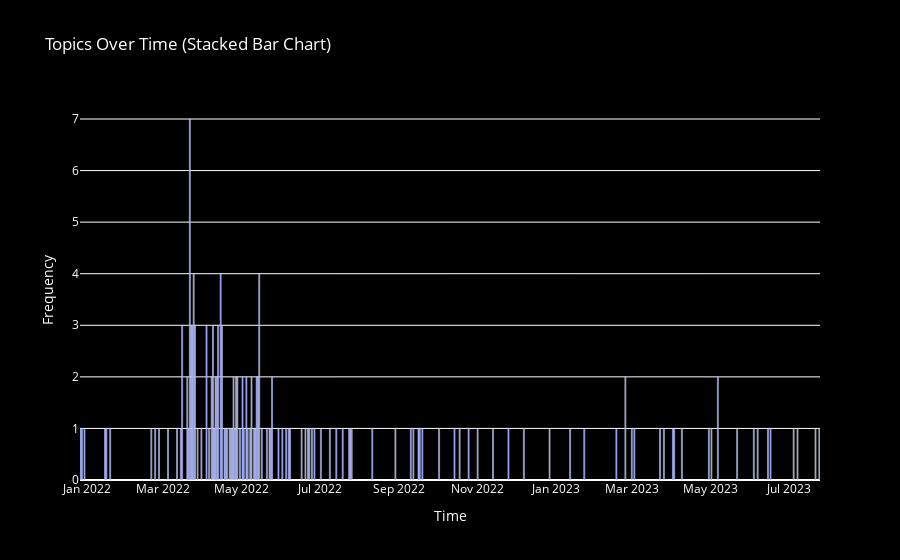
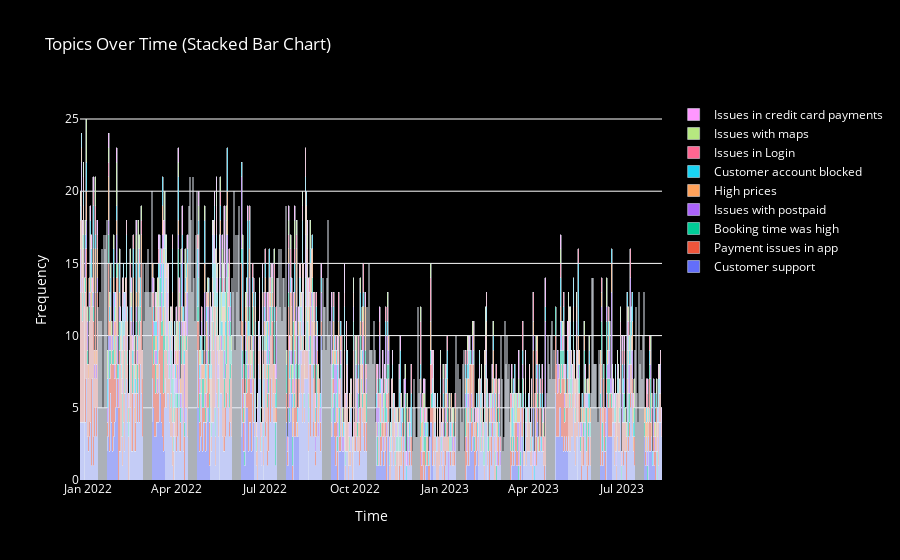

Notebook code for these charts, in order:
### Code cell
# 
# <--Post processing 4: Add date to use with topics over time-->
# 
# 

# Convert the review_date column to datetime format
df['review_date'] = pd.to_datetime(df['review_date'])

# Extract the year, month, and day and create a new column in YYYY-MM-DD format
df['review_ymd'] = df['review_date'].dt.strftime('%Y-%m-%d').astype(str)


# Get topics over time
topics_over_time = topic_model.topics_over_time(df['cleaned_review'].tolist(), df['review_ymd'])


fig_1 = topic_model.visualize_topics_over_time(topics_over_time, topics=[35], custom_labels = True)
fig_2 = topic_model.visualize_topics_over_time(topics_over_time, topics=[3,4,8,9,10,12,26,28,40], custom_labels = True)
# fig = topic_model.visualize_topics_over_time(topics_over_time)
fig_1_bar = convert_line_chart_to_bar_chart(fig_1)
fig_2_bar = convert_line_chart_to_bar_chart(fig_2)
# Display the plot inline in a Jupyter notebook
fig_1_bar.show()
fig_2_bar.show()

# Alternatively, save the plot to an HTML file
fig_1_bar.write_html("topics_over_time_1.html")
fig_2_bar.write_html("topics_over_time_2.html")

# print(topic_model.visualize_topics_over_time(topics_over_time, topics=[9, 10, 72, 83, 87, 91]))

### Figure 1 — Plotly figure (JSON) as saved in the notebook; plotly's stock layout.template omitted (floating-point values rounded to 4 significant figures)
{"data": [{"name": "AC in cab related issues", "type": "bar", "x": ["2021-12-27T00:00:00", "2021-12-28T00:00:00", "2021-12-30T00:00:00", "2022-01-15T00:00:00", "2022-01-16T00:00:00", "2022-01-19T00:00:00", "2022-02-20T00:00:00", "2022-02-23T00:00:00", "2022-02-26T00:00:00", "2022-03-05T00:00:00", "2022-03-12T00:00:00", "2022-03-15T00:00:00", "2022-03-16T00:00:00", "2022-03-20T00:00:00", "2022-03-21T00:00:00", "2022-03-22T00:00:00", "2022-03-23T00:00:00", "2022-03-24T00:00:00", "2022-03-25T00:00:00", "2022-03-26T00:00:00", "2022-03-28T00:00:00", "2022-03-31T00:00:00", "2022-04-04T00:00:00", "2022-04-06T00:00:00", "2022-04-08T00:00:00", "2022-04-09T00:00:00", "2022-04-10T00:00:00", "2022-04-11T00:00:00", "2022-04-12T00:00:00", "2022-04-13T00:00:00", "2022-04-15T00:00:00", "2022-04-16T00:00:00", "2022-04-18T00:00:00", "2022-04-19T00:00:00", "2022-04-20T00:00:00", "2022-04-22T00:00:00", "2022-04-23T00:00:00", "2022-04-24T00:00:00", "2022-04-25T00:00:00", "2022-04-26T00:00:00", "2022-04-27T00:00:00", "2022-04-28T00:00:00", "2022-04-30T00:00:00", "2022-05-02T00:00:00", "2022-05-03T00:00:00", "2022-05-05T00:00:00", "2022-05-06T00:00:00", "2022-05-08T00:00:00", "2022-05-09T00:00:00", "2022-05-11T00:00:00", "2022-05-12T00:00:00", "2022-05-13T00:00:00", "2022-05-14T00:00:00", "2022-05-15T00:00:00", "2022-05-17T00:00:00", "2022-05-21T00:00:00", "2022-05-23T00:00:00", "2022-05-24T00:00:00", "2022-05-25T00:00:00", "2022-05-30T00:00:00", "2022-06-02T00:00:00", "2022-06-05T00:00:00", "2022-06-07T00:00:00", "2022-06-08T00:00:00", "2022-06-17T00:00:00", "2022-06-20T00:00:00", "2022-06-22T00:00:00", "2022-06-23T00:00:00", "2022-06-25T00:00:00", "2022-06-27T00:00:00", "2022-07-02T00:00:00", "2022-07-09T00:00:00", "2022-07-14T00:00:00", "2022-07-19T00:00:00", "2022-07-24T00:00:00", "2022-07-25T00:00:00", "2022-07-26T00:00:00", "2022-08-11T00:00:00", "2022-08-29T00:00:00", "2022-09-10T00:00:00", "2022-09-12T00:00:00", "2022-09-16T00:00:00", "2022-09-17T00:00:00", "2022-09-19T00:00:00", "2022-10-02T00:00:00", "2022-10-14T00:00:00", "2022-10-18T00:00:00", "2022-10-25T00:00:00", "2022-11-01T00:00:00", "2022-11-13T00:00:00", "2022-11-25T00:00:00", "2022-12-07T00:00:00", "2022-12-27T00:00:00", "2023-01-12T00:00:00", "2023-01-23T00:00:00", "2023-02-17T00:00:00", "2023-02-24T00:00:00", "2023-03-01T00:00:00", "2023-03-03T00:00:00", "2023-03-23T00:00:00", "2023-03-26T00:00:00", "2023-04-02T00:00:00", "2023-04-03T00:00:00", "2023-04-09T00:00:00", "2023-04-30T00:00:00", "2023-05-02T00:00:00", "2023-05-07T00:00:00", "2023-05-22T00:00:00", "2023-06-04T00:00:00", "2023-06-07T00:00:00", "2023-06-15T00:00:00", "2023-06-17T00:00:00", "2023-07-05T00:00:00", "2023-07-08T00:00:00", "2023-07-22T00:00:00", "2023-07-25T00:00:00"], "y": [1, 1, 1, 1, 1, 1, 1, 1, 1, 1, 1, 1, 3, 2, 1, 7, 3, 3, 4, 3, 1, 1, 3, 1, 2, 3, 1, 2, 2, 3, 4, 3, 1, 1, 1, 1, 1, 1, 2, 1, 2, 2, 1, 2, 1, 2, 1, 1, 2, 1, 1, 2, 2, 4, 1, 1, 1, 1, 2, 1, 1, 1, 1, 1, 1, 1, 1, 1, 1, 1, 1, 1, 1, 1, 1, 1, 1, 1, 1, 1, 1, 1, 1, 1, 1, 1, 1, 1, 1, 1, 1, 1, 1, 1, 1, 1, 2, 1, 1, 1, 1, 1, 1, 1, 1, 1, 2, 1, 1, 1, 1, 1, 1, 1, 1, 1]}], "layout": {"autosize": true, "barmode": "stack", "font": {"color": "white"}, "paper_bgcolor": "black", "plot_bgcolor": "black", "title": {"text": "Topics Over Time (Stacked Bar Chart)"}, "xaxis": {"autorange": true, "range": ["2021-12-26 12:00", "2023-07-25 12:00"], "title": {"text": "Time"}, "type": "date"}, "yaxis": {"autorange": true, "range": [0, 7.368], "title": {"text": "Frequency"}, "type": "linear"}}}

### Figure 2 — Plotly figure (JSON) as saved in the notebook; plotly's stock layout.template omitted (floating-point values rounded to 4 significant figures; data arrays with more than 128 entries replaced by an {"elided": "..."} marker saying what was removed)
{"data": [{"name": "Customer support", "type": "bar", "x": {"elided": "533 str values"}, "y": {"elided": "533 int values"}}, {"name": "Payment issues in app", "type": "bar", "x": {"elided": "536 str values"}, "y": {"elided": "536 int values"}}, {"name": "Booking time was high", "type": "bar", "x": {"elided": "369 str values"}, "y": {"elided": "369 int values"}}, {"name": "Issues with postpaid", "type": "bar", "x": {"elided": "351 str values"}, "y": {"elided": "351 int values"}}, {"name": "High prices", "type": "bar", "x": {"elided": "356 str values"}, "y": {"elided": "356 int values"}}, {"name": "Customer account blocked", "type": "bar", "x": {"elided": "308 str values"}, "y": {"elided": "308 int values"}}, {"name": "Issues in Login", "type": "bar", "x": {"elided": "215 str values"}, "y": {"elided": "215 int values"}}, {"name": "Issues with maps", "type": "bar", "x": {"elided": "191 str values"}, "y": {"elided": "191 int values"}}, {"name": "Issues in credit card payments", "type": "bar", "x": ["2021-12-26T00:00:00", "2022-01-03T00:00:00", "2022-01-04T00:00:00", "2022-01-05T00:00:00", "2022-01-06T00:00:00", "2022-01-10T00:00:00", "2022-01-15T00:00:00", "2022-01-17T00:00:00", "2022-01-18T00:00:00", "2022-01-19T00:00:00", "2022-01-20T00:00:00", "2022-01-22T00:00:00", "2022-01-29T00:00:00", "2022-01-30T00:00:00", "2022-02-03T00:00:00", "2022-02-12T00:00:00", "2022-02-14T00:00:00", "2022-02-15T00:00:00", "2022-02-19T00:00:00", "2022-03-03T00:00:00", "2022-03-05T00:00:00", "2022-03-09T00:00:00", "2022-03-11T00:00:00", "2022-03-14T00:00:00", "2022-03-19T00:00:00", "2022-03-24T00:00:00", "2022-04-01T00:00:00", "2022-04-03T00:00:00", "2022-04-04T00:00:00", "2022-04-07T00:00:00", "2022-04-09T00:00:00", "2022-04-12T00:00:00", "2022-04-16T00:00:00", "2022-04-18T00:00:00", "2022-04-24T00:00:00", "2022-05-07T00:00:00", "2022-05-09T00:00:00", "2022-05-10T00:00:00", "2022-05-12T00:00:00", "2022-05-18T00:00:00", "2022-05-20T00:00:00", "2022-05-30T00:00:00", "2022-06-01T00:00:00", "2022-06-02T00:00:00", "2022-06-13T00:00:00", "2022-06-24T00:00:00", "2022-06-26T00:00:00", "2022-06-28T00:00:00", "2022-07-03T00:00:00", "2022-07-08T00:00:00", "2022-07-11T00:00:00", "2022-07-17T00:00:00", "2022-07-25T00:00:00", "2022-07-26T00:00:00", "2022-07-28T00:00:00", "2022-07-31T00:00:00", "2022-08-01T00:00:00", "2022-08-04T00:00:00", "2022-08-13T00:00:00", "2022-08-14T00:00:00", "2022-08-21T00:00:00", "2022-08-27T00:00:00", "2022-08-30T00:00:00", "2022-09-04T00:00:00", "2022-09-07T00:00:00", "2022-09-13T00:00:00", "2022-09-15T00:00:00", "2022-09-20T00:00:00", "2022-10-11T00:00:00", "2022-10-16T00:00:00", "2022-10-18T00:00:00", "2022-10-24T00:00:00", "2022-10-26T00:00:00", "2022-10-28T00:00:00", "2022-10-29T00:00:00", "2022-10-31T00:00:00", "2022-11-02T00:00:00", "2022-11-08T00:00:00", "2022-11-15T00:00:00", "2022-11-16T00:00:00", "2022-11-20T00:00:00", "2022-11-22T00:00:00", "2022-12-05T00:00:00", "2022-12-08T00:00:00", "2022-12-10T00:00:00", "2022-12-11T00:00:00", "2022-12-12T00:00:00", "2022-12-18T00:00:00", "2023-01-14T00:00:00", "2023-02-01T00:00:00", "2023-02-03T00:00:00", "2023-02-15T00:00:00", "2023-02-18T00:00:00", "2023-02-25T00:00:00", "2023-02-27T00:00:00", "2023-03-06T00:00:00", "2023-03-10T00:00:00", "2023-03-17T00:00:00", "2023-03-24T00:00:00", "2023-04-02T00:00:00", "2023-04-10T00:00:00", "2023-04-11T00:00:00", "2023-04-13T00:00:00", "2023-04-15T00:00:00", "2023-04-17T00:00:00", "2023-04-29T00:00:00", "2023-05-03T00:00:00", "2023-05-06T00:00:00", "2023-05-11T00:00:00", "2023-05-24T00:00:00", "2023-06-03T00:00:00", "2023-06-23T00:00:00", "2023-07-01T00:00:00", "2023-07-03T00:00:00", "2023-07-12T00:00:00", "2023-07-19T00:00:00", "2023-07-21T00:00:00", "2023-07-23T00:00:00", "2023-07-27T00:00:00", "2023-08-10T00:00:00"], "y": [1, 1, 1, 1, 1, 1, 1, 1, 1, 1, 1, 1, 1, 1, 1, 1, 1, 1, 1, 1, 1, 1, 1, 1, 2, 2, 1, 1, 1, 2, 1, 1, 1, 1, 1, 1, 3, 1, 1, 1, 5, 2, 1, 1, 1, 1, 2, 1, 1, 1, 1, 1, 1, 1, 1, 1, 1, 1, 1, 2, 1, 1, 1, 1, 1, 1, 1, 2, 1, 1, 1, 1, 1, 1, 2, 1, 1, 1, 1, 1, 2, 1, 1, 1, 1, 1, 1, 1, 1, 1, 1, 1, 1, 1, 1, 1, 1, 2, 1, 1, 1, 1, 2, 1, 2, 1, 1, 1, 1, 1, 1, 1, 1, 1, 1, 1, 1, 1, 1, 1]}], "layout": {"autosize": true, "barmode": "stack", "dragmode": "pan", "font": {"color": "white"}, "paper_bgcolor": "black", "plot_bgcolor": "black", "title": {"text": "Topics Over Time (Stacked Bar Chart)"}, "xaxis": {"autorange": false, "range": ["2021-12-23 12:00", "2023-08-10 12:00"], "title": {"text": "Time"}, "type": "date"}, "yaxis": {"autorange": false, "range": [1.243e-14, 26.32], "title": {"text": "Frequency"}, "type": "linear"}}}
